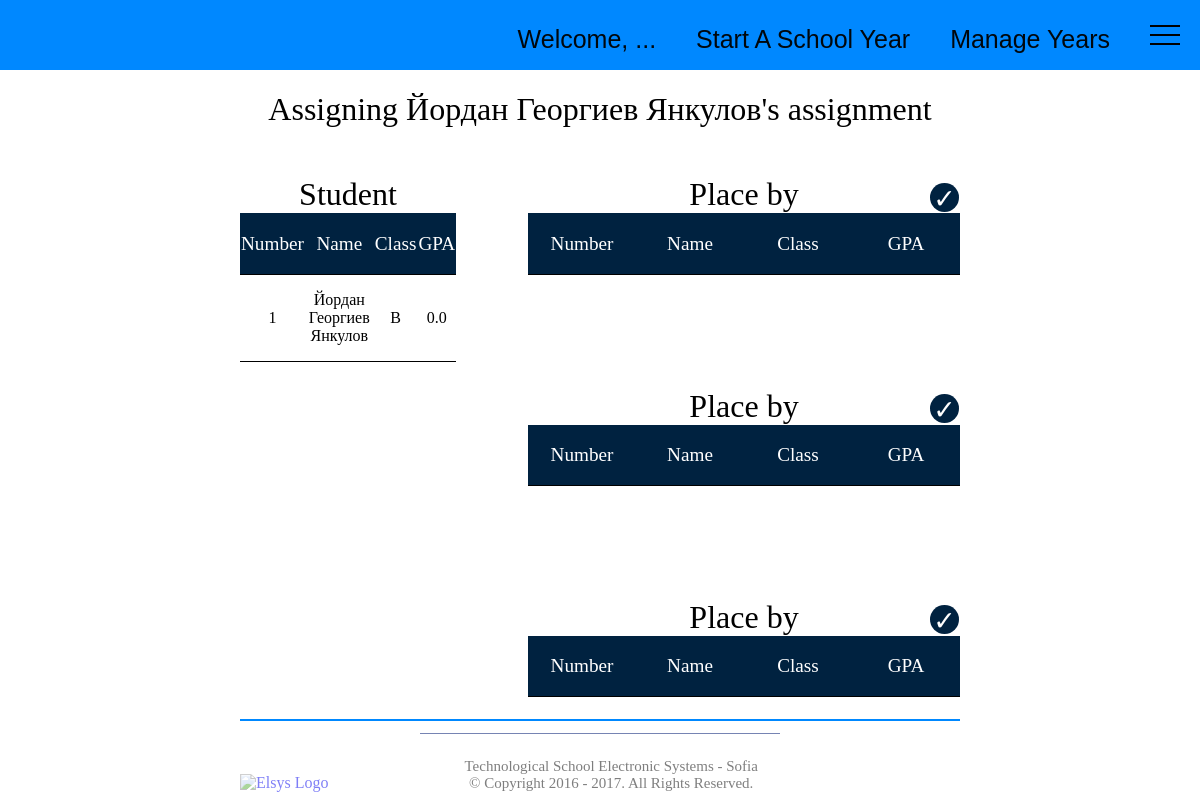
Screenshot of /admin_panel/1020/standard_thesis/ with the database file from the repository.
### admin_panel/models.py (models this page shows, shortened)
class BasicModel(models.Model):
    id = models.AutoField(primary_key = True)
    name = models.CharField(max_length = 300, default = "none")
    category = models.CharField(max_length = 60, default = "System Programming")
    class Meta:
        abstract = True

class Student(BasicModel):
    class_char = models.CharField(max_length = 1)
    number = models.IntegerField()
    progress = models.FloatField(default = 0.00)
    handed_document_over = models.BooleanField(default = False)
    handed_assignment_over = models.BooleanField(default = False)
    handed_documentation_over = models.BooleanField(default = False)
    assigned_supervisor = models.ForeignKey(ManagementAndReview, on_delete=models.CASCADE, null=True, related_name = "supervisor")
    current_thesis = models.ForeignKey(Thesis,on_delete=models.CASCADE, null=True)
    assigned_reviewer = models.ForeignKey(ManagementAndReview, on_delete=models.CASCADE, null=True, related_name = "reviewer")
    study_period = models.CharField(max_length = 30,default = str(datetime.datetime.now().year) + "-" + str(datetime.datetime.now().year + 1))
    did_graduate = models.BooleanField(default = False)
    has_prearranged_thesis = models.BooleanField(default = True)
    commission = models.ForeignKey(Commission, on_delete=models.CASCADE, null=True, related_name = "commission")

### admin_panel/views.py (the view, shortened to what this page needs)
# urls.py: url(r'^(?P<student_id>[0-9]+)/standard_thesis/$', views.standard_thesis, name='standard_thesis'),
def standard_thesis(request, student_id):
    student = get_object_or_404(Student, pk=student_id)
    choices = student.choice_set.all()
    thesis = []
    students = []
    students_output = {}
    context = {'student':student, 'thesis' : thesis, 'students_output' : students_output}
    request.session['student_id'] = student_id
    return render(request, 'assignment_assign.html', context)

### admin_panel/templates/assignment_assign.html (shortened to what this page needs)
{% extends 'base.html' %}
{% block extra_head %}
  {% load static %}
  <link rel="stylesheet" type="text/css" href="{% static 'other_pages_other/container_css.css' %}">
  <link rel="stylesheet" type="text/css" href="{% static 'other_pages_other/assignment_assign.css' %}">
{% endblock %}
{% block content %}
  {% load static %}
      <h1> Assigning {{ student.name }}'s assignment</h1>
        <div class="tables">
          <table class="simple-table table_one">
            <caption>Student</caption>
            <tr>
              <th>Number</th>
              <th>Name</th>
              <th>Class</th>
              <th>GPA</th>
            </tr>
            <tr class="chosen-one">
              <td>{{ student.number }}</td>
              <td>{{ student.name }}</td>
              <td>{{ student.class_char }}</td>
              <td>{{ student.progress }}</td>
            </tr>
            <table class="simple-table table_two">
              <caption>Place by {{ thesis.0.name }}</caption>
              <thead class="head">
                <tr>
                  <th>Number</th>
                  <th>Name</th>
                  <th>Class</th>
                  <th>GPA
                    <div class="button-assign">
                      <div class="assign"><a href="{% url 'finilize' thesis.0.id %}"><div class="tick"></div></a></div>
                    </div>
                  </th>
                </tr>
              </thead>
              <tbody class="body">
              </tbody>
            </table>
          <table class="simple-table table_three">
            <caption>Place by {{ thesis.1.name }}</caption>
            <thead class="head">
              <tr>
                <th>Number</th>
                <th>Name</th>
                <th>Class</th>
                <th>GPA
                  <div class="button-assign">
                    <div class="assign"><a href="{% url 'finilize' thesis.1.id %}"><div class="tick"></div></a></div>
                  </div>
                </th>
              </tr>
            </thead>
            <tbody class="body">
            </tbody>
          </table>
          <table class="simple-table table_four">
            <caption>Place by {{ thesis.2.name }}</caption>
            <thead class="head">
              <tr>
                <th>Number</th>
                <th>Name</th>
                <th>Class</th>
                <th>GPA
                  <div class="button-assign">
                    <div class="assign"><a href="{% url 'finilize' thesis.2.id %}"><div class="tick"></div></a></div>
                  </div>
                </th>
              </tr>
            </thead>
            <tbody class="body">
            </tbody>
          </table>
        </div>
{% endblock %}

### admin_panel/static/other_pages_other/footer_nav.css (style rules this page uses)
html,body { padding: 0; margin: 0; height: 100%; }

### admin_panel/static/other_pages_other/container_css.css (style rules this page uses)
h1 { font-weight: normal; font-family: 'Josefin Slab', serif; }
a { text-decoration: none; }

### admin_panel/static/other_pages_other/assignment_assign.css (style rules this page uses)
caption { font-size: 2em; }
table { text-align: center; }
.table_three caption, .table_four caption { margin-top: 3%; }
.tables { width: 60%; margin: auto; margin-top: 4%; }
.table_one { float: left; width: 30%; }
.table_two,.table_three,.table_four { float: right; width: 60%; }
.simple-table, .simple-table th, .simple-table td { border-collapse: collapse; margin: auto; }
.simple-table th,td { border-bottom: 1px solid black; padding-top: 1em; padding-bottom: 1em; }
.simple-table th { font-weight: normal; font-size: 1.2em; color: #fff; background-color: #002240; }
.simple-table td { background-color: #DCDCDC; cursor: pointer; }
.button-assign { float:right; margin-top: -2.6em; }
.tick::before { content: '\2713'; font-size: 1.4em; color: #fff; font-family: 'Josefin Slab', serif; overflow: hidden; right: 0; }
.assign { right: 0; font-family: 'Josefin Slab', serif; width: 1.5em; height: 1.5em; border-radius: 50%; background-color: #002240; cursor: pointer; }
a { text-decoration: none; }
.head, .body { display: block; }
.body { height: 100px; overflow-y: auto; overflow-x: hidden; }
.head, .body tr { display:table; width:100%; table-layout:fixed; }

### rows the page displays
Student: name "Йордан Георгиев Янкулов", number "1", class_char "В", progress "0.0"
